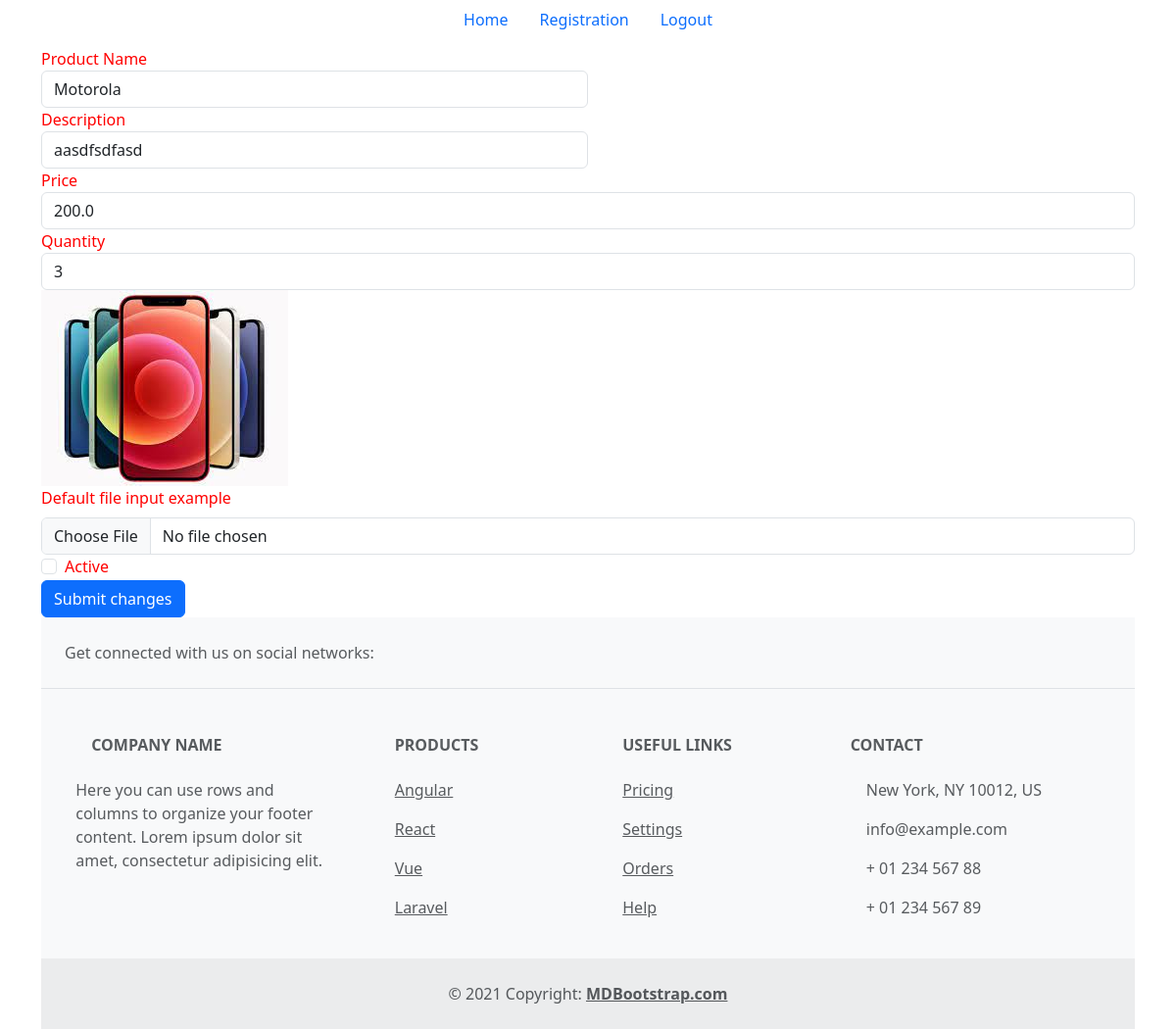
Page /product/2/ (signed in) on the committed database.
### demo_app/models.py (models this page shows, shortened)
class Product(models.Model):
    product_name = models.CharField(max_length=100)
    product_price = models.FloatField()
    product_description = models.TextField()
    product_image = models.ImageField(upload_to='product')
    product_quantity = models.IntegerField(default=1)
    product_active = models.BooleanField(default=True)
    class Meta:
        verbose_name_plural = 'Products'

### demo_app/views.py (the view, shortened to what this page needs)
# urls.py: path('product/<str:product_id>/', views.product_update, name="product_update"),
@csrf_exempt
def product_update(request, product_id):
    product = Product.objects.filter(id=product_id).first()
    message = ""
    context = {"product": product, "message": message}
    return render(request, 'product_update.html', context)

### demo_app/templates/product_update.html (shortened to what this page needs)
{% extends 'base.html' %}
{% block content %}
<form method="POST" class ='demo-background' enctype="multipart/form-data" action="{% url 'product_update' product.id %}">
  <div class="form-row">
    <div class="form-group col-md-6">
      <label for="inputEmail4">Product Name</label>
      <input type="text" class="form-control" id="product_name" name="product_name" placeholder="Product Name"
        value="{{product.product_name}}">
    </div>
    <div class="form-group col-md-6">
      <label for="inputPassword4">Description</label>
      <input type="text" class="form-control" id="product_description" name="product_description"
        placeholder="Description" value="{{product.product_description}}">
    </div>
  </div>
  <div class="form-group">
    <label for="inputAddress">Price</label>
    <input type="number" class="form-control" id="product_price" name="product_price" placeholder="Price"
      value="{{product.product_price}}">
  </div>
  <div class="form-group">
    <label for="inputAddress2">Quantity</label>
    <input type="number" class="form-control" id="product_quantity" name="product_quantity" placeholder="Quantity"
      value="{{product.product_quantity}}">
  </div>
  <div class="form-row">
    <div>
      <img src="{{product.product_image.url}}">
    </div>
    <div class="form-group">
      <label class="form-label" for="image">Default file input example</label>
      <input type="file" class="form-control" id="image" name="image"/>
    </div>
  </div>
  <div class="form-group">
    <div class="form-check">
      <input class="form-check-input" type="checkbox" id="product_active" name="product_active"
        value="{{product.product_active}}">
      <label class="form-check-label" for="gridCheck">
        Active
      </label>
    </div>
  </div>
  <button type="submit" class="btn btn-primary">Submit changes</button>
</form>
{% endblock %}

### static/css/demo.css (style rules this page uses)
.demo-background { color: red; }

### rows in the picture
Product: product_name "Motorola", product_description "aasdfsdfasd", product_price "200.0", product_quantity "3", product_image (picture)
